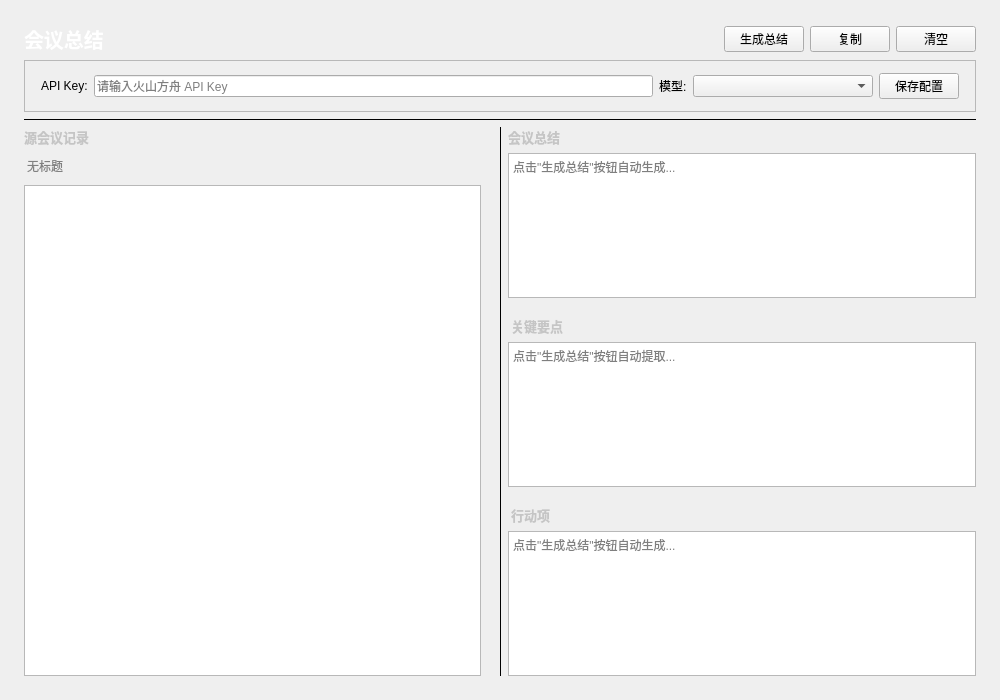
<?xml version="1.0" encoding="UTF-8"?>
<ui version="4.0">
 <class>MeetingSummaryPage</class>
 <widget class="QWidget" name="MeetingSummaryPage">
  <property name="geometry">
   <rect>
    <x>0</x>
    <y>0</y>
    <width>1000</width>
    <height>700</height>
   </rect>
  </property>
  <property name="windowTitle">
   <string>会议总结</string>
  </property>
  <layout class="QVBoxLayout" name="verticalLayout">
   <property name="leftMargin">
    <number>24</number>
   </property>
   <property name="topMargin">
    <number>24</number>
   </property>
   <property name="rightMargin">
    <number>24</number>
   </property>
  <property name="bottomMargin">
    <number>24</number>
   </property>
   <item>
    <layout class="QHBoxLayout" name="titleLayout">
     <item>
      <widget class="QLabel" name="pageTitleLabel">
       <property name="text">
        <string>会议总结</string>
       </property>
       <property name="styleSheet">
        <string notr="true">font-size: 20px; font-weight: bold; color: #ffffff;</string>
       </property>
      </widget>
     </item>
     <item>
      <spacer name="titleSpacer">
       <property name="orientation">
        <enum>Qt::Horizontal</enum>
       </property>
       <property name="sizeHint" stdset="0">
        <size>
         <width>40</width>
         <height>20</height>
        </size>
       </property>
      </spacer>
     </item>
     <item>
      <widget class="QPushButton" name="generateBtn">
       <property name="text">
        <string>生成总结</string>
       </property>
       <property name="objectName">
        <string notr="true">primaryBtn</string>
       </property>
      </widget>
     </item>
     <item>
      <widget class="QPushButton" name="copyBtn">
       <property name="text">
        <string>复制</string>
       </property>
      </widget>
     </item>
     <item>
      <widget class="QPushButton" name="clearBtn">
       <property name="text">
        <string>清空</string>
       </property>
      </widget>
     </item>
    </layout>
   </item>
   <item>
    <widget class="QFrame" name="configFrame">
     <property name="frameShape">
      <enum>QFrame::StyledPanel</enum>
     </property>
     <property name="frameShadow">
      <enum>QFrame::Plain</enum>
     </property>
     <layout class="QHBoxLayout" name="configLayout">
      <property name="leftMargin">
       <number>16</number>
      </property>
      <property name="topMargin">
       <number>12</number>
      </property>
      <property name="rightMargin">
       <number>16</number>
      </property>
      <property name="bottomMargin">
       <number>12</number>
      </property>
      <item>
       <widget class="QLabel" name="apiKeyLabel">
        <property name="text">
         <string>API Key:</string>
        </property>
       </widget>
      </item>
      <item>
       <widget class="QLineEdit" name="apiKeyEdit">
        <property name="placeholderText">
         <string>请输入火山方舟 API Key</string>
        </property>
        <property name="echoMode">
         <enum>QLineEdit::Password</enum>
        </property>
       </widget>
      </item>
      <item>
       <widget class="QLabel" name="modelLabel">
        <property name="text">
         <string>模型:</string>
        </property>
       </widget>
      </item>
      <item>
       <widget class="QComboBox" name="modelCombo">
        <property name="minimumSize">
         <size>
          <width>180</width>
          <height>0</height>
         </size>
        </property>
       </widget>
      </item>
      <item>
       <widget class="QPushButton" name="saveConfigBtn">
        <property name="text">
         <string>保存配置</string>
        </property>
       </widget>
      </item>
     </layout>
    </widget>
   </item>
   <item>
    <widget class="QFrame" name="divider1">
     <property name="frameShape">
      <enum>QFrame::HLine</enum>
     </property>
     <property name="frameShadow">
      <enum>QFrame::Plain</enum>
     </property>
    </widget>
   </item>
   <item>
    <layout class="QHBoxLayout" name="contentLayout">
     <item>
      <widget class="QWidget" name="sourcePanel" native="true">
       <property name="minimumSize">
        <size>
         <width>400</width>
         <height>0</height>
        </size>
       </property>
       <layout class="QVBoxLayout" name="sourceLayout">
        <property name="leftMargin">
         <number>0</number>
        </property>
        <property name="topMargin">
         <number>0</number>
        </property>
        <property name="rightMargin">
         <number>12</number>
        </property>
        <property name="bottomMargin">
         <number>0</number>
        </property>
        <item>
         <widget class="QLabel" name="sourceTitle">
          <property name="text">
           <string>源会议记录</string>
          </property>
          <property name="styleSheet">
           <string notr="true">font-size: 13px; font-weight: 600; color: #c5c5c5;</string>
          </property>
         </widget>
        </item>
        <item>
         <widget class="QLabel" name="sourceTitleLabel">
          <property name="text">
           <string>无标题</string>
          </property>
          <property name="styleSheet">
           <string notr="true">font-size: 12px; color: #808080; padding: 4px 0;</string>
          </property>
         </widget>
        </item>
        <item>
         <widget class="QTextEdit" name="sourceContentEdit">
          <property name="readOnly">
           <bool>true</bool>
          </property>
         </widget>
        </item>
       </layout>
      </widget>
     </item>
     <item>
      <widget class="QFrame" name="divider2">
       <property name="minimumSize">
        <size>
         <width>1</width>
         <height>0</height>
        </size>
       </property>
       <property name="frameShape">
        <enum>QFrame::VLine</enum>
       </property>
       <property name="frameShadow">
        <enum>QFrame::Plain</enum>
       </property>
      </widget>
     </item>
     <item>
      <layout class="QVBoxLayout" name="summaryLayout">
       <item>
        <widget class="QLabel" name="summaryTitle">
         <property name="text">
          <string>会议总结</string>
         </property>
         <property name="styleSheet">
          <string notr="true">font-size: 13px; font-weight: 600; color: #c5c5c5;</string>
         </property>
        </widget>
       </item>
       <item>
        <widget class="QTextEdit" name="summaryEdit">
         <property name="placeholderText">
          <string>点击"生成总结"按钮自动生成...</string>
         </property>
        </widget>
       </item>
       <item>
        <widget class="QLabel" name="keyPointsTitle">
         <property name="text">
          <string>关键要点</string>
         </property>
         <property name="styleSheet">
          <string notr="true">font-size: 13px; font-weight: 600; color: #c5c5c5; padding-top: 12px;</string>
         </property>
        </widget>
       </item>
       <item>
        <widget class="QTextEdit" name="keyPointsEdit">
         <property name="placeholderText">
          <string>点击"生成总结"按钮自动提取...</string>
         </property>
        </widget>
       </item>
       <item>
        <widget class="QLabel" name="actionItemsTitle">
         <property name="text">
          <string>行动项</string>
         </property>
         <property name="styleSheet">
          <string notr="true">font-size: 13px; font-weight: 600; color: #c5c5c5; padding-top: 12px;</string>
         </property>
        </widget>
       </item>
       <item>
        <widget class="QTextEdit" name="actionItemsEdit">
         <property name="placeholderText">
          <string>点击"生成总结"按钮自动生成...</string>
         </property>
        </widget>
       </item>
      </layout>
     </item>
    </layout>
   </item>
  </layout>
 </widget>
 <resources/>
</ui>
